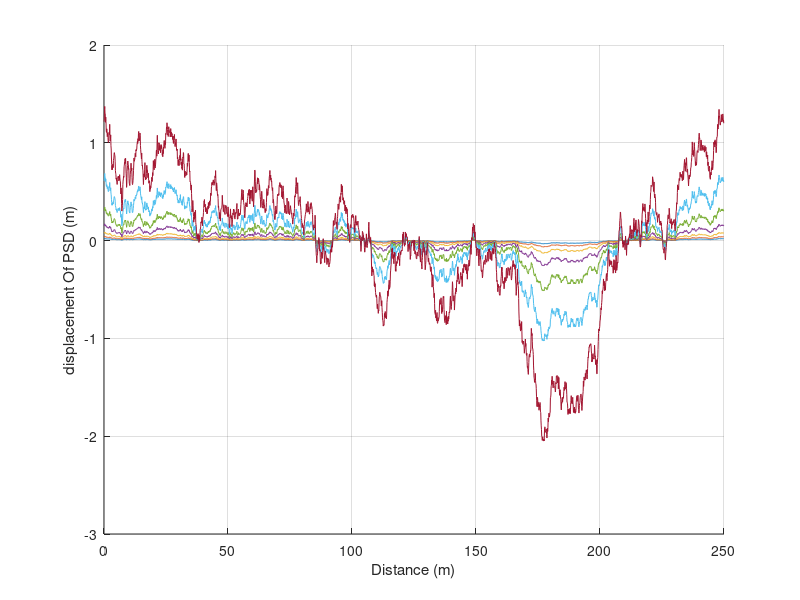

Source code (MATLAB):
clc;
clear all;
close all;
% Constant 'k' Value as per Road roughness ISO 8608
k1=3;
k2=4;
k3=5;
k4=6;
k5=7;
k6=8;
k7=9;
% there is some formula for no. of data point check once
N = 2500; % Number of data points
L = 250; % Length Of Road Profile (m)
B = L/N ; % Sampling Interval (m)
dn = 1/L; % Frequency Band
n0 = 0.1; % Spatial Frequency (cycles/m)
n = dn:dn:dn*N; % Spatial Frequency Band
phi = 2*pi*rand(size(n)); % Random Phase Angle
%here for amp. we can use for loop.
Amp11 = sqrt(dn)*(2^k1)*(1e-3)*(n0./n);% Amplitude for Road Class A-B
Amp12 = sqrt(dn)*(2^k2)*(1e-3)*(n0./n);% Amplitude for Road Class B-C
Amp13 = sqrt(dn)*(2^k3)*(1e-3)*(n0./n);% Amplitude for Road Class C-D
Amp14 = sqrt(dn)*(2^k4)*(1e-3)*(n0./n);
Amp15 = sqrt(dn)*(2^k5)*(1e-3)*(n0./n);
Amp16 = sqrt(dn)*(2^k6)*(1e-3)*(n0./n);
Amp17 = sqrt(dn)*(2^k7)*(1e-3)*(n0./n);
x = 0:B:L-B; % Abscissa Variable from 0 to L
%no need of so many zeros it will takemore space
hx = zeros(size(x));
% hx2 = zeros(size(x));
% hx3 = zeros(size(x));
% hx4 = zeros(size(x));
% hx5 = zeros(size(x));
% hx6 = zeros(size(x));
% hx7 = zeros(size(x));
for i=1:length(x)
    hx1(i) = sum(Amp11.*cos(2*pi*n*x(i)+ phi));
    hx2(i) = sum(Amp12.*cos(2*pi*n*x(i)+ phi));
    hx3(i) = sum(Amp13.*cos(2*pi*n*x(i)+ phi));
    hx4(i) = sum(Amp14.*cos(2*pi*n*x(i)+ phi));
    hx5(i) = sum(Amp15.*cos(2*pi*n*x(i)+ phi));
    hx6(i) = sum(Amp16.*cos(2*pi*n*x(i)+ phi));
    hx7(i) = sum(Amp17.*cos(2*pi*n*x(i)+ phi));
end
%figure is waste command here which is creating an issue i guess so i just
%made it comment from your code
% figure
hold on
%while using hold on command specify all the variable which are to be plotted in between hold on and hold of command as shown
plot(x, hx1);
plot(x, hx2);
plot(x, hx3);
plot(x, hx4);
plot(x, hx5);
plot(x, hx6);
plot(x, hx7);
xlabel('Distance (m)');
ylabel('displacement Of PSD (m)');
grid on
hold off
%no more issues i have found i am also working on PSD if any solution or
%issue do contact me on my university id 1032200009@mitwpu.edu.in